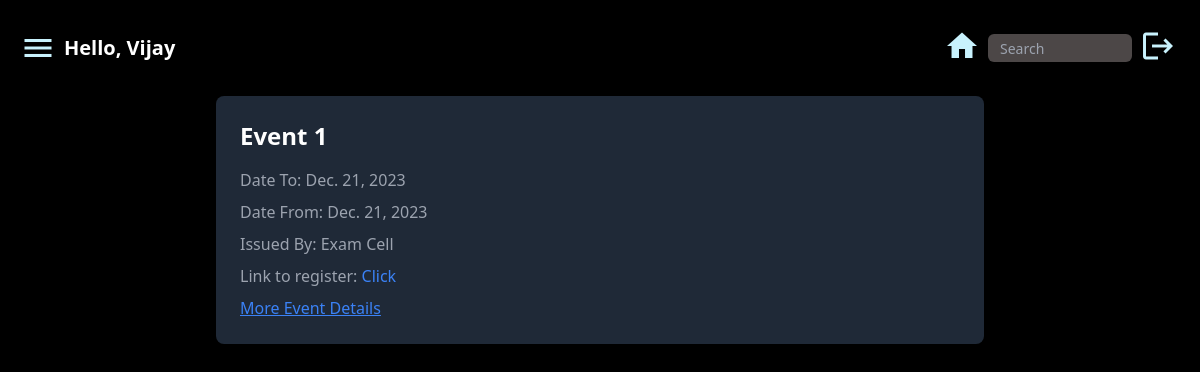
Screenshot of /events (signed in) with the database file from the repository.
### home/models.py (models this page shows, shortened)
class Events(models.Model):
    eventName = models.CharField(max_length=500)
    dateTo = models.DateField(default=timezone.now)
    dateFrom = models.DateField(default=timezone.now)
    file = models.FileField(upload_to="notification/")
    link = models.CharField(max_length=1000)
    issuedBy = models.CharField(max_length=100)

### home/views.py (the view)
# urls.py: path('events',views.events,name='events'),
def events(request):
    try:
        studentId = request.session['studentId']
    except:
        return render(request, 'login.html', {"message": "Please Login First!!!"})
    studentInfo = StudentInfo.objects.get(studentId=studentId)
    personalInfo = StudentPersonalInfo.objects.get(studentId=studentId)
    temp = list(Events.objects.all())
    context = {
        "fname": studentInfo.name.split()[0],
        "profileImg": personalInfo.profileImg,
        "temp": temp
    }
    return render(request, 'events.html', context)

### template/events.html (shortened to what this page needs)
{%extends 'base.html'%}
{%block content%}
{% if temp %}
{% for i in temp%}
<div class="max-w-3xl w-[80vw] sm:w-auto mx-auto">
		<div class="bg-gray-800 rounded-lg p-6 mb-8">
			<h2 class="text-2xl text-white font-semibold mb-4">{{i.eventName}}</h2>
			<p class="text-gray-400 mb-2">Date To: {{i.dateTo}}</p>
			<p class="text-gray-400 mb-2">Date From: {{i.dateFrom}}</p>
			<p class="text-gray-400 mb-2">Issued By: {{i.issuedBy}}</p>
			<p class="text-gray-400 mb-2">Link to register:
				<a href="{{i.link}}" class="text-blue-500 hover:text-blue-700" target="_blank">Click</a>
			</p>
			<a href="{{i.file.url}}" class="text-blue-500 hover:text-blue-700 underline" target="_blank">More Event Details</a>
		</div>
</div>
{%endfor%}
{%endif%}
{%endblock%}

### rows the page displays
Events: eventName "Event 1", dateTo "Dec. 21, 2023", dateFrom "Dec. 21, 2023", issuedBy "Exam Cell"

### other values shown
{{ fname }} "Vijay"
